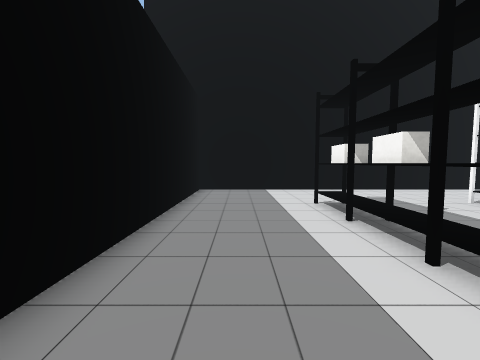
[1] (above)

20 first-person views from a walk through a Unity game level. The camera is 1.3 m above the floor, tilts 4° down and sees 90° across. The floor is counted in squares, 1 m on a side. Each view is taken from the middle of a square. On the plan, view 1 faces up. The plan holds only what a view shows up to about 12 squares ahead; the rest is blank. The player is left out. Some surface patterns are stand-ins.

[2]
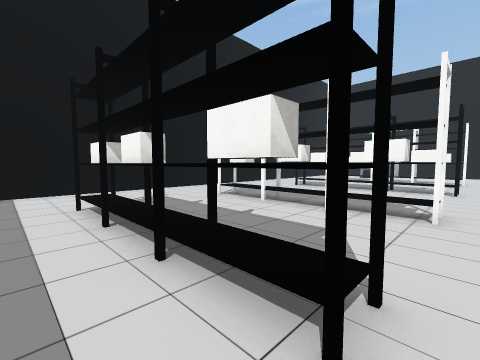

[3]
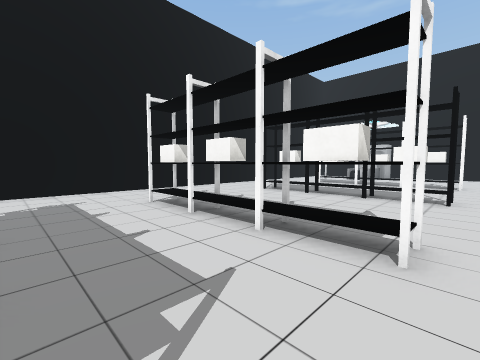

[4]
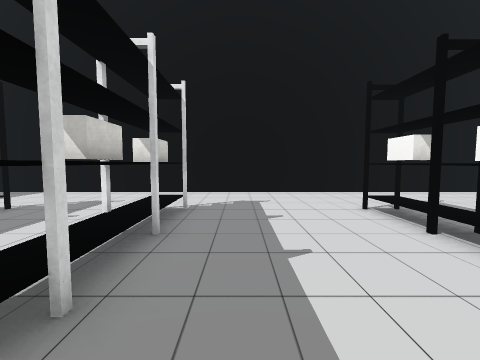

[5]
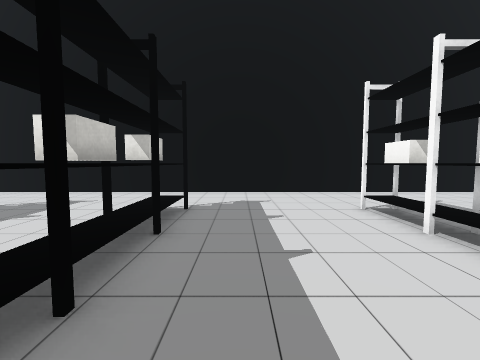

[6]
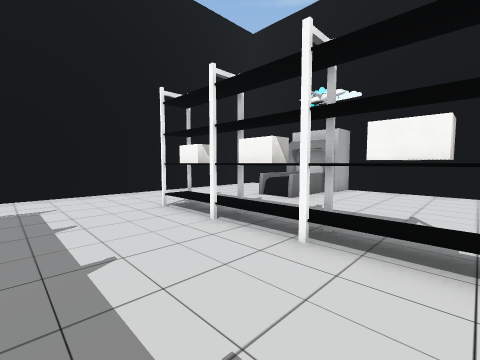

[7]
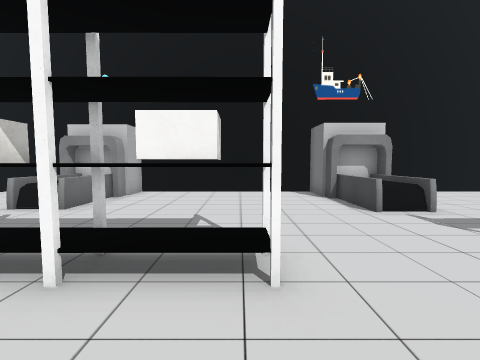

[8]
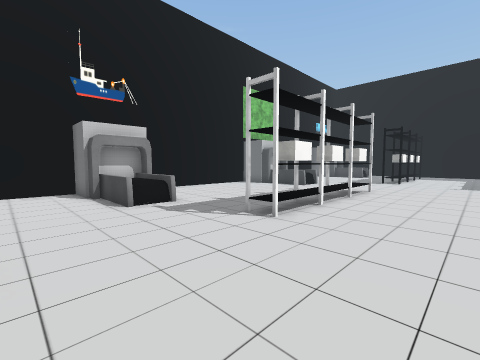

[9]
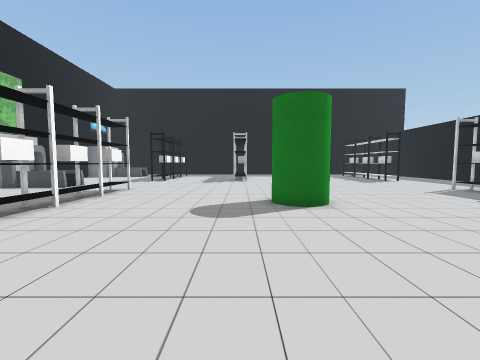

[10]
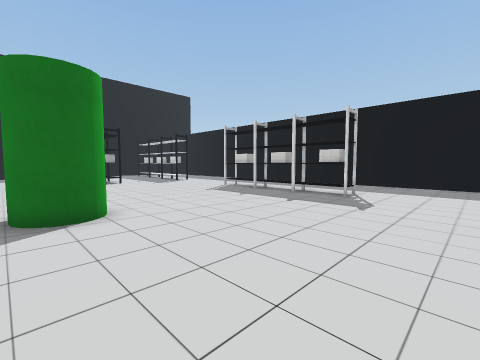

[11]
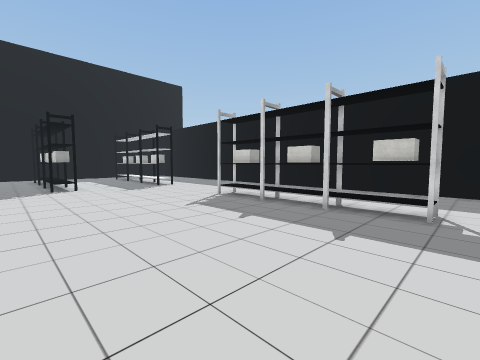

[12]
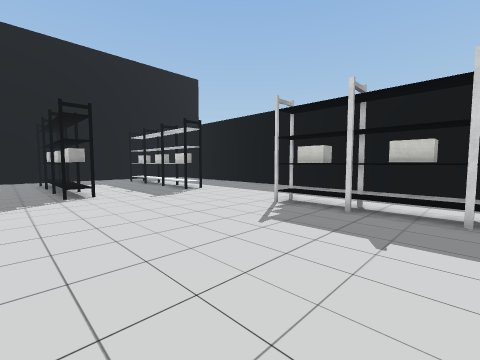

[13]
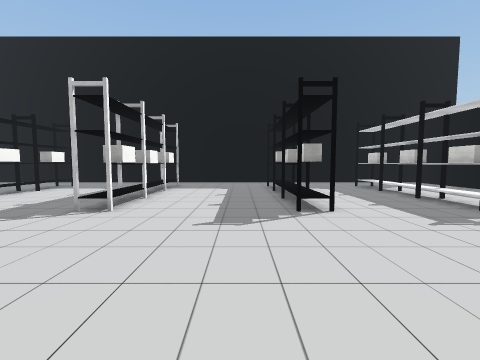

[14]
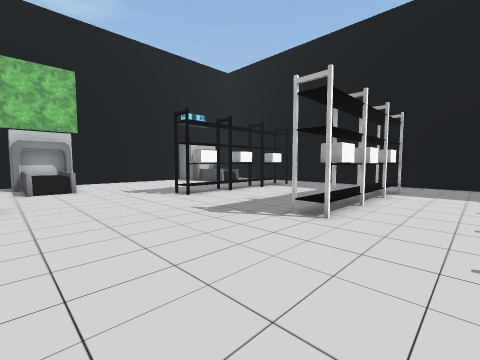

[15]
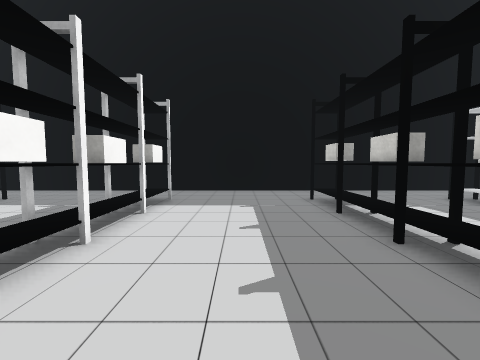

[16]
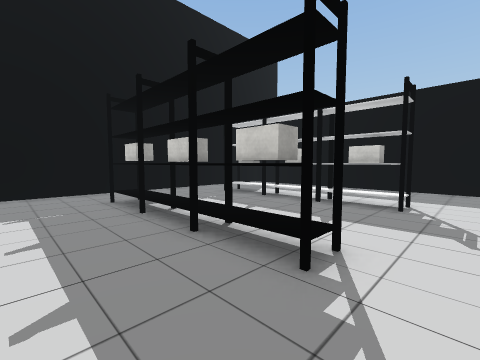

[17]
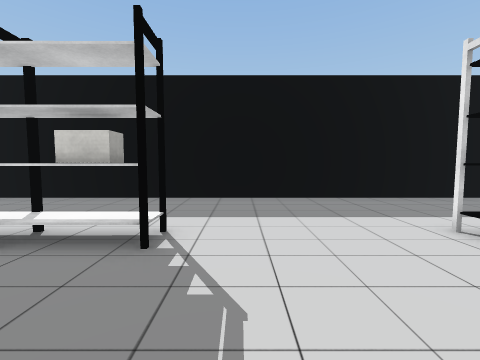

[18]
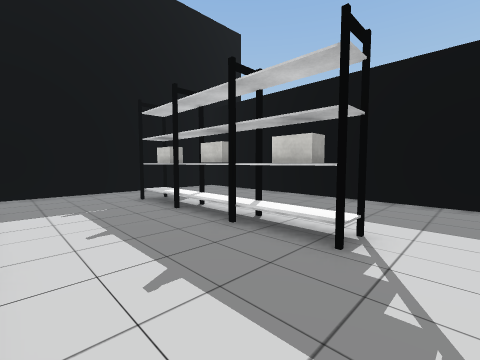

[19]
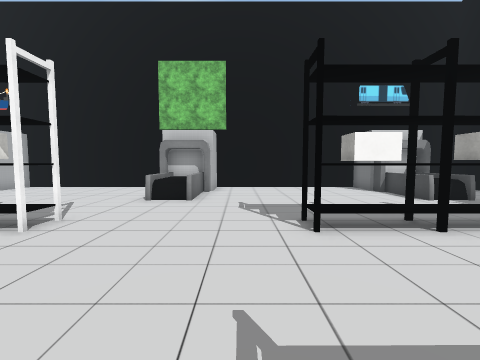

[20]
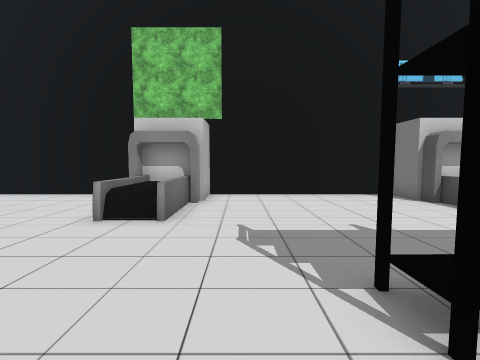

### Floor plan
Points are (right, up) in squares from view 1. A wall is a line through its corners. A room is listed if a view was taken in it or the views show most of it. See-through windows are left out.
Room 1 (views 1, 2, 3, 4, 5, 6, 7, 8, 9, 10, 11, 12, 13, 14, 15, 16, 17, 18, 19, 20)
walls: (3.1, -10.4) (3.1, -11.2); (2.5, -7.7) (3.1, -7.7) (3.1, -8.5); (13.5, -19.2) (13.5, -18.4); (7.5, -20.5) (8.1, -20.5) (8.1, -21.4); (2.6, 1.4) (2.6, 2.2); (26.4, -2.2) (28, -2.2) (28, 5.5); (28, -11.4) (28, -5.9); (2.5, -20.5) (3.1, -20.5) (3.1, -21.5); (-2, -0.9) (-2, -25.1); (26.4, -22.2) (27.6, -22.2); (28, -21.9) (28, -14.8); (28, 9.1) (28, 11.8) (-2, 11.8) (-2, 5.1); (-0.3, -27.4) (22.5, -27.4); (26.4, -27.4) (27, -27.4)
objects: other object (3, -25) to (3, -23); other object (3, -22); other object (3, -20); other object (3, -19) to (3, -18); other object (3, -12); other object (3, -10); other object (3, -9); other object (3, -7); other object (3, -6) to (3, -5); other object (3, 1); other object (3, 3); other object (3, 4) to (3, 5); other object (3, 6) to (3, 8); other object (8, -25) to (8, -23); other object (8, -22); other object (8, -20); other object (8, -19) to (8, -18); other object (8, 1) to (8, 3); other object (8, 4) to (8, 5); other object (8, 6) to (8, 8); green cylinder (11, -8) to (13, -7); other object (14, -25) to (14, -23); other object (14, -22) to (14, -21); other object (14, -20); other object (14, -18); other object (14, 1) to (14, 3); other object (14, 4) to (14, 5); other object (14, 6) to (14, 8); other object (20, -25) to (20, -23); other object (20, -22) to (20, -20); other object (20, -19) to (20, -18); other object (20, -12) to (20, -10); other object (20, -9) to (20, -7); other object (20, -6) to (20, -5); other object (20, 1) to (20, 3); other object (20, 4) to (20, 5); other object (20, 6) to (20, 8); conveyor (23, -24) to (26, -22); conveyor (23, -14) to (27, -13); conveyor (23, -4) to (27, -2); conveyor (24, 6) to (27, 8)

Where each view was taken, in squares from view 1:
view 1: 0 up, 0 right, facing up
view 2: 0 up, 1 right, facing up-right
view 3: 0 up, 4 right, facing up-right
view 4: 1 up, 10 right, facing up
view 5: 1 up, 16 right, facing up
view 6: 1 up, 16 right, facing up-right
view 7: 1 up, 17 right, facing right
view 8: 0 up, 16 right, facing down-right
view 9: 0 up, 14 right, facing down
view 10: 1 down, 13 right, facing down-left
view 11: 4 down, 10 right, facing down-left
view 12: 7 down, 10 right, facing down-left
view 13: 11 down, 10 right, facing down
view 14: 12 down, 11 right, facing down-right
view 15: 16 down, 11 right, facing down
view 16: 16 down, 11 right, facing down-left
view 17: 16 down, 7 right, facing left
view 18: 16 down, 7 right, facing down-left
view 19: 16 down, 15 right, facing right
view 20: 16 down, 18 right, facing right
